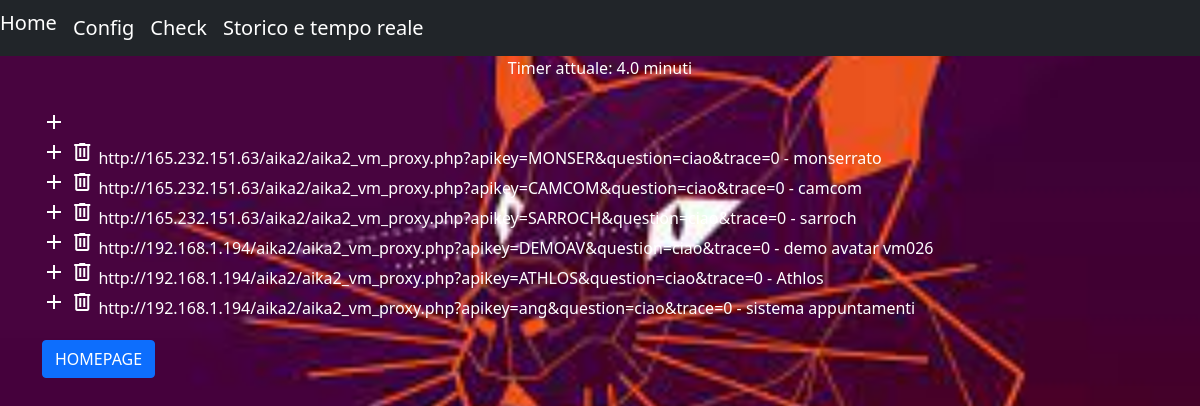
Page /controlPanel on the earlier database version.
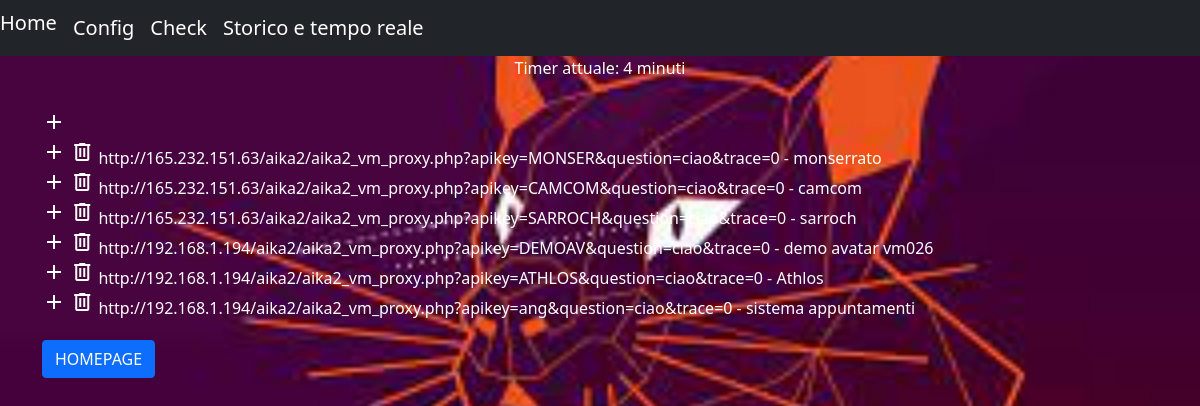
Same page on the later database version.
### controlPanel/models.py (models this page shows, shortened)
class Timer(models.Model):
    timer = models.CharField(max_length=10)

class Server(models.Model):
    ip = models.CharField(max_length=200)
    nome = models.CharField(max_length=100)
    domanda = models.TextField(default = 'ciao')
    risposta = models.TextField()
    tipoRisposta = models.TextField()

### controlPanel/views.py (the view)
# urls.py: path('controlPanel', controlPanelPage, name="controlPanelPage"),
def controlPanelPage(request):
    servers = Server.objects.all()
    timer = Timer.objects.get(pk=1)
    timerAttuale = timer.timer
    context = {"servers": servers, 'timer': timerAttuale}
    return render(request, 'controlPanelPage.html', context)

### templates/controlPanelPage.html (shortened to what this page needs)
<!DOCTYPE html>
<html lang="en">
<head>
    <link href="https://cdn.jsdelivr.net/npm/bootstrap@5.1.3/dist/css/bootstrap.min.css" rel="stylesheet">
    {% load static %}
    <link rel="stylesheet" href="static/css/style.css">
</head>
<body>
    <form method="POST">
        <nav class="navbar navbar-expand-lg navbar-dark bg-dark">
            <div class="collapse navbar-collapse">
                <ul class="nav navbar-nav">
                    <li><a class="navbar-brand" href="{% url 'homepage' %} ">Home</a></li>
                    <li><a class="navbar-brand subtitle" href="{% url 'controlPanelPage' %}" type="submit">Config</a></li>
                    <li><a class="navbar-brand subtitle" href="{% url 'ping' %}" type="submit">Check</a></li>
                    <li><a href="{% url 'storicoPing' %}" class="navbar-brand subititle" type="submit">Storico e tempo reale</a></li>
                </ul>
            </div>
        </nav>
    </form>
    <p style="text-align: center; color: white;"> Timer attuale: {{ timer }} minuti </p>
    <div class="container">
        <a href="{% url 'add-server' %}" class="material-symbols-outlined add">
        </a>
        {% for server in servers %}
        <div>
            <a href="{% url 'add-server' %}" class="material-symbols-outlined add">
            </a>
            <a href="{% url 'delete-server' server.id %}" onclick="return confirm('Vuoi davvero cancellare il server selezionato?')" class="material-symbols-outlined delete">
            </a>
            <span style="color: white;">{{ server.ip }} - {{ server.nome }}</span>
        </div>
        {% endfor %}
        <a style="text-align: center;" href="{% url 'homepage' %}" class="btn btn-primary">HOMEPAGE</a>
    </div>
</body>
</html>

### static/css/style.css (style rules this page uses)
body { background-image: url('../img/ubuntuLogo.png'); background-size: cover; background-repeat: no-repeat; background-position: top right, top left; }
.container { margin-top: 30px; }
.subtitle { color: white; text-decoration: none; }
.add, .delete { cursor: pointer; text-decoration: none; color: white; }
li { display: inline; float: left; }
.btn { margin-top: 20px; }

Differences in the rows shown:
no longer on this page (row edited): Timer: timer "4.0"
Other differences:
{{ timer }}: (not shown) → "4"
